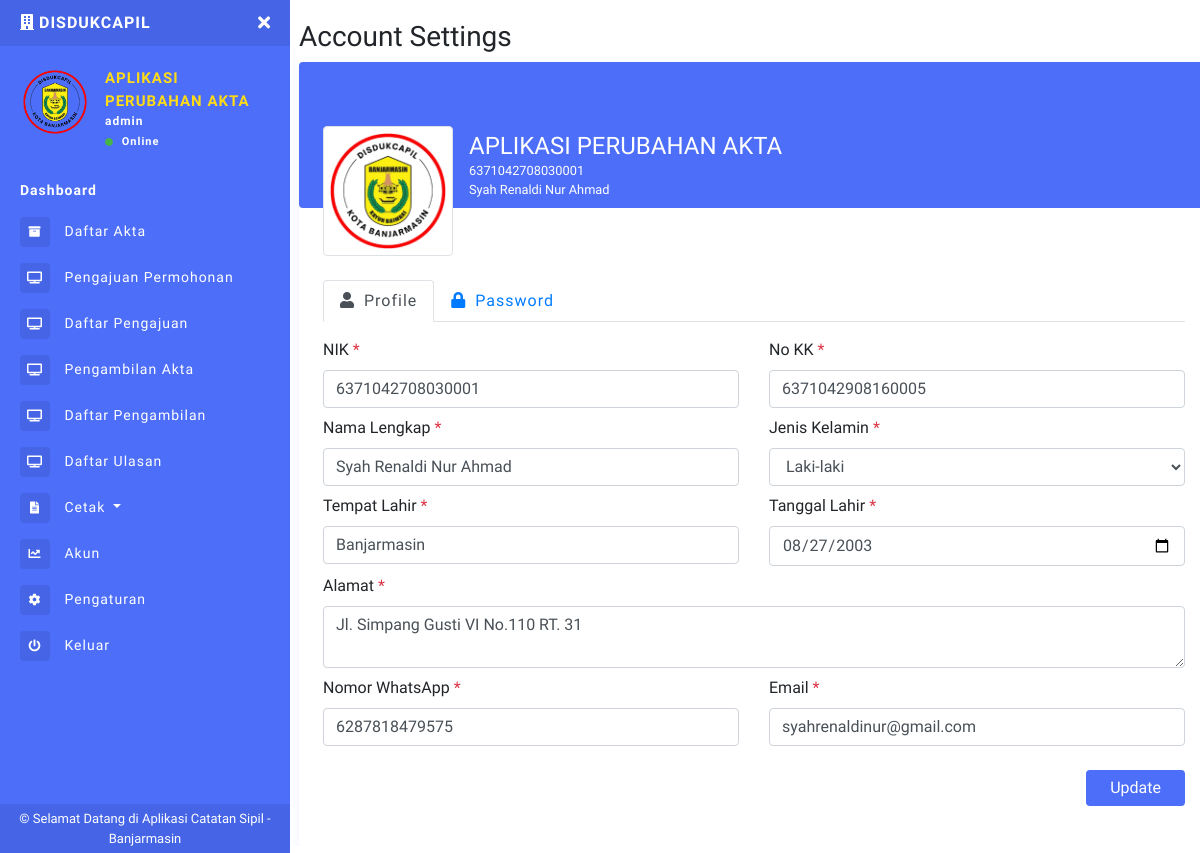
/pengaturan.php (signed in), run on the app's committed database.
### tables this page shows
CREATE TABLE `users` (
  `id_user` int(11) NOT NULL,
  `nik` varchar(16) NOT NULL,
  `no_kk` varchar(16) NOT NULL,
  `nama_lengkap` varchar(100) NOT NULL,
  `jk` enum('L','P') NOT NULL,
  `tempat_lahir` varchar(50) DEFAULT NULL,
  `tanggal_lahir` date DEFAULT NULL,
  `alamat` text DEFAULT NULL,
  `no_wa` varchar(15) DEFAULT NULL,
  `email` varchar(100) DEFAULT NULL,
  `password` varchar(255) NOT NULL,
  `role` varchar(255) NOT NULL,
  `logo` varchar(255) NOT NULL
);

### pengaturan.php (the view, shortened to what this page needs)
<?php
include 'sidebar.php';
?>
<h1 class="h3 mb-2">Account Settings</h1>
<div class="bg-white shadow rounded overflow-hidden">
    <div class="px-4 bg-purple" style="border-radius:0.25rem;">
        <div class="media align-items-end profile-header">
            <form method="POST" action="proses-logo.php" enctype="multipart/form-data">
                <div class="profile mr-3">
                    <label for="logo"><img src="assets/images/<?php echo $logo ?>" alt="logo" class="img-cover-profile rounded mb-2 img-thumbnail"></label>
                </div>
            </form>
            <div class="media-body mb-5 text-white">
                <h4 class="mt-0 mb-0">APLIKASI PERUBAHAN AKTA</h4>
                <p class="small mb-0"><?php echo $nik ?></p>
                <p class="small mb-4"><?php echo $nama_lengkap ?></p>
            </div>
        </div>
    </div>
    <div class="py-4 px-4 mt-5">
        <ul class="nav nav-tabs" role="tablist">
            <li class="nav-item">
                <a class="nav-link active" data-toggle="tab" href="#PageProfile" style="letter-spacing: 1px;">
                    <i class="fa fa-user mr-1"></i> Profile</a>
            </li>
            <li class="nav-item">
                <a class="nav-link" data-toggle="tab" href="#PagePassword" style="letter-spacing: 1px;">
                    <i class="fa fa-lock mr-1"></i> Password</a>
            </li>
        </ul>
        <div class="tab-content py-3">
            <div id="PageProfile" class="tab-pane active">
                <form method="post">
                    <div class="row">
                        <div class="col-md-6 mb-2">
                            <label for="nik">NIK <span class="text-danger">*</span></label>
                            <input name="nik" type="text" class="form-control" id="nik" value="<?php echo $nik ?? ''; ?>" required>
                        </div>
                        <div class="col-md-6 mb-2">
                            <label for="no_kk">No KK <span class="text-danger">*</span></label>
                            <input name="no_kk" type="text" class="form-control" id="no_kk" value="<?php echo $no_kk ?? ''; ?>" required>
                        </div>
                        <div class="col-md-6 mb-2">
                            <label for="nama_lengkap">Nama Lengkap <span class="text-danger">*</span></label>
                            <input name="nama_lengkap" type="text" class="form-control" id="nama_lengkap" value="<?php echo $nama_lengkap ?? ''; ?>" required>
                        </div>
                        <div class="col-md-6 mb-2">
                            <label for="jk">Jenis Kelamin <span class="text-danger">*</span></label>
                            <select name="jk" id="jk" class="form-control" required>
                                <option value="L" <?php if (($jk ?? '') == 'L') echo 'selected'; ?>>Laki-laki</option>
                            </select>
                        </div>
                        <div class="col-md-6 mb-2">
                            <label for="tempat_lahir">Tempat Lahir <span class="text-danger">*</span></label>
                            <input name="tempat_lahir" type="text" class="form-control" id="tempat_lahir" value="<?php echo $tempat_lahir ?? ''; ?>" required>
                        </div>
                        <div class="col-md-6 mb-2">
                            <label for="tanggal_lahir">Tanggal Lahir <span class="text-danger">*</span></label>
                            <input name="tanggal_lahir" type="date" class="form-control" id="tanggal_lahir" value="<?php echo $tanggal_lahir ?? ''; ?>" required>
                        </div>
                        <div class="col-md-12 mb-2">
                            <label for="alamat">Alamat <span class="text-danger">*</span></label>
                            <textarea name="alamat" class="form-control" id="alamat" rows="2" required><?php echo $alamat ?? ''; ?></textarea>
                        </div>
                        <div class="col-md-6 mb-2">
                            <label for="no_wa">Nomor WhatsApp <span class="text-danger">*</span></label>
                            <input name="no_wa" type="text" class="form-control" id="no_wa" value="<?php echo $no_wa ?? ''; ?>" required>
                        </div>
                        <div class="col-md-6 mb-2">
                            <label for="email">Email <span class="text-danger">*</span></label>
                            <input name="email" type="email" class="form-control" id="email" value="<?php echo $email ?? ''; ?>" required>
                        </div>
                        <div class="col-sm-6 col-md-6 mb-2">
                        </div>
                        <div class="col-sm-6 col-md-6 col-lg-6 text-right mt-3">
                            <div id="Ada1">
                                <button type="button" class="btn btn-primary px-4" onclick="GetVerif()">Update</button>
                            </div>
                        </div>
                    </div>
                </form>
            </div>
        </div>
    </div>
</div>
</div>
</main>
</div>
    </body>
    </html>

### sidebar.php (shortened to what this page needs)
<?php
include "config.php";
$uid = $_SESSION['id_user'];
$DataLogin = mysqli_fetch_array(mysqli_query($conn, "SELECT * FROM users WHERE id_user='$uid'"));
$nik = $DataLogin['nik'];
$no_kk = $DataLogin['no_kk'];
$nama_lengkap = $DataLogin['nama_lengkap'];
$jk = $DataLogin['jk'];
$tempat_lahir = $DataLogin['tempat_lahir'];
$tanggal_lahir = $DataLogin['tanggal_lahir'];
$alamat = $DataLogin['alamat'];
$no_wa = $DataLogin['no_wa'];
$email = $DataLogin['email'];
$role = $DataLogin['role'];
$logo = $DataLogin['logo'];
$data_level = $_SESSION["role"];
?>
<!DOCTYPE html>
<html>
<head>
  <link rel="stylesheet" href="https://maxcdn.bootstrapcdn.com/bootstrap/4.0.0/css/bootstrap.min.css">
  <link href="assets/css/style.css" rel="stylesheet">
  <link href="https://use.fontawesome.com/releases/v5.0.6/css/all.css" rel="stylesheet">
  <link href="assets/vendor/datatables/dataTables.bootstrap4.min.css" rel="stylesheet">
  <link href="assets/vendor/datatables/responsive.bootstrap4.min.css" rel="stylesheet">
</head>
<body>
  <div class="page-wrapper chiller-theme toggled">
    <nav id="sidebar" class="sidebar-wrapper" style="width: 290px">
      <div class="sidebar-content">
        <div class="sidebar-brand">
          <a href="dashboard.php"><i class="fas fa-building mr-1"></i><?php echo $toko ?>DISDUKCAPIL</a>
          <div id="close-sidebar">
            <i class="fas fa-times"></i>
          </div>
        </div>
        <div class="sidebar-header">
          <div class="user-pic" style="height:70px;width:70px;">
            <img class="img-responsive img-rounded" src="assets/images/<?php echo $logo ?>"
              alt="User picture">
          </div>
          <div class="user-info">
            <span class="user-name">APLIKASI
            </span>
            <span class="user-name">PERUBAHAN AKTA
            </span>
            <span class="user-role"><?php echo $role ?></span>
            <span class="user-status">
              <i class="fa fa-circle"></i>
              <span>Online</span>
            </span>
          </div>
        </div>
        <?php
        if ($data_level == "admin") {
        ?>
          <div class="sidebar-menu">
            <ul>
              <li class="header-menu">
                <a href="dashboard.php">
                  <b>Dashboard</b>
                </a>
              </li>
              <li>
                <a href="akta.php">
                  <i class="fas fa-archive"></i>
                  <span>Daftar Akta</span>
                </a>
              </li>
              <li>
                <a href="pengajuan_akta.php">
                  <i class="fas fa-tv"></i>
                  <span>Pengajuan Permohonan</span>
                </a>
              </li>
              <li>
                <a href="r_pengajuan.php">
                  <i class="fas fa-tv"></i>
                  <span>Daftar Pengajuan</span>
                </a>
              </li>
              <li>
                <a href="pengambilan_akta.php">
                  <i class="fas fa-tv"></i>
                  <span>Pengambilan Akta</span>
                </a>
              </li>
              <li>
                <a href="r_pengambilan.php">
                  <i class="fas fa-tv"></i>
                  <span>Daftar Pengambilan</span>
                </a>
              </li>
              <li>
                <a href="kepuasan.php">
                  <i class="fas fa-tv"></i>
                  <span>Daftar Ulasan</span>
                </a>
              </li>
              <li>
                <a href="#reportsDropdown" data-toggle="collapse" aria-expanded="false" class="dropdown-toggle">
                  <i class="fas fa-file-alt"></i>
                  <span>Cetak</span>
                </a>
              </li>
              <li>
                <a href="akuns.php">
                  <i class="fa fa-chart-line"></i>
                  <span>Akun</span>
                </a>
              </li>
              <li>
                <a href="pengaturan.php">
                  <i class="fa fa-cog"></i>
                  <span>Pengaturan</span>
                </a>
              </li>
              <li>
                <a href="#Exit" data-toggle="modal">
                  <i class="fa fa-power-off"></i>
                  <span>Keluar</span>
                </a>
              </li>
            </ul>
          </div>
        <?php
        }
        ?>
      </div>
      <div class="sidebar-footer" style="background-color :#4565e6;">
        © Selamat Datang di Aplikasi Catatan Sipil - Banjarmasin
      </div>
    </nav>
    <main class="page-content ml-4">
      <div class="container-fluid">

### data on the page
users: logo (picture), role "admin", nik "6371042708030001", nama_lengkap "Syah Renaldi Nur Ahmad", no_kk "6371042908160005", jk "Laki-laki", tempat_lahir "Banjarmasin", tanggal_lahir "08/27/2003", alamat "Jl. Simpang Gusti VI No.110 RT. 31", no_wa "6287818479575", email "syahrenaldinur@gmail.com"
